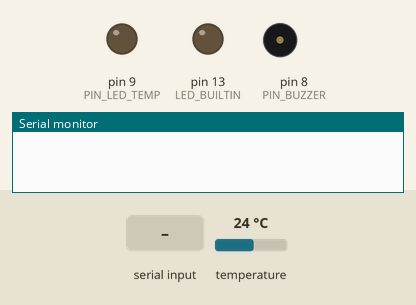
Bench run of a sketch on a simulated Arduino Uno, built with avr-gcc and run on an emulated ATmega328P. Parts: output pins drawn as LEDs (lit = HIGH), buzzer (waves = sounding, pin HIGH), the last lines printed to the serial monitor. The inputs (shaded band) are chosen by the test bench; at power-on: temperature 24 °C.

Above: at 1.2 s.
1.3 s: "$On\n" received over Serial
At 2.3 s:
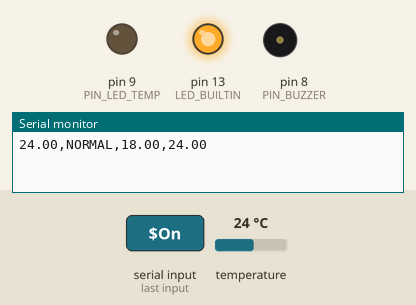
2.8 s: temperature set to 18.7 °C
4.3 s: temperature set to 17.5 °C
At 6.2 s:
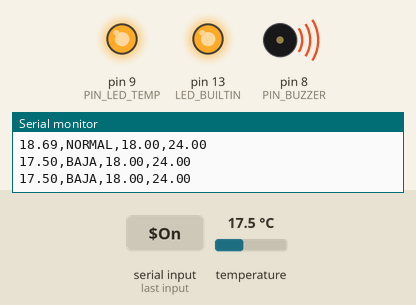
6.5 s: temperature set to 19 °C
At 7.8 s:
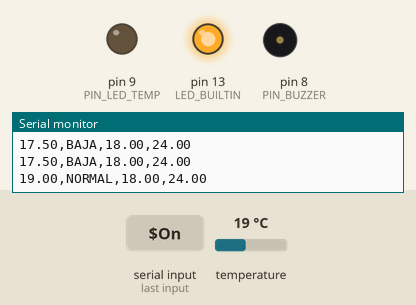
8.5 s: temperature set to 12 °C
At 10.5 s:
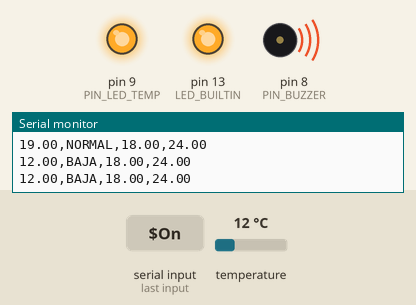
Timing chart, 0 to 11.5 s (numbered marks = the images above; inputs shaded):
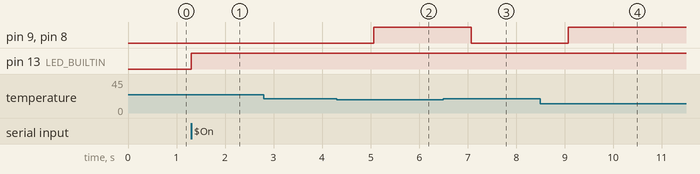

The sketch:

sensor_temperatura_digital.ino
```cpp
/*
==============Codigo Version 1 - USADO EN PRUEBA NUMERO 3 DEL SENSOR DIGITAL==============

#include <OneWire.h>
#include <DallasTemperature.h>

// Variables para la comunicación serial
String inputString = "";
bool stringComplete = false;
bool sistemaActivo = false;

// Variables para rangos
float tempMin = 18.0;
float tempMax = 24.0;
unsigned long previoMillis = 0;
const long intervalo = 1000;

// CONFIGURACIÓN DIGITAL
// Definimos que el pin digital 2 del Arduino se comunicará con el sensor.
const int PIN_KY001 = 2;

// Creamos una instancia de OneWire para manejar el cable de datos en el pin 2.
OneWire oneWire(PIN_KY001);

// Le pasamos esa conexión a la librería DallasTemperature para que controle el sensor.
DallasTemperature sensors(&oneWire);

// Pines de Actuadores
const int PIN_BUZZER = 8;
const int PIN_LED_TEMP = 9;

void setup() {
  Serial.begin(9600);

  // INICIALIZACIÓN
  // Arranca el bus de datos digital para buscar sensores conectados.
  sensors.begin();

  pinMode(LED_BUILTIN, OUTPUT);
  pinMode(PIN_BUZZER, OUTPUT);
  pinMode(PIN_LED_TEMP, OUTPUT);

  apagarTodoElHardware();
}

void loop() {
  // Sigue reaccionando a "$On", "$Off", "L:" y "H:" de la misma forma.
  if (stringComplete) {
    inputString.trim();
    if (inputString.equals("$On")) { sistemaActivo = true; digitalWrite(LED_BUILTIN, HIGH); }
    else if (inputString.equals("$Off")) { sistemaActivo = false; apagarTodoElHardware(); }
    else if (inputString.startsWith("L:")) { tempMin = inputString.substring(2).toFloat(); }
    else if (inputString.startsWith("H:")) { tempMax = inputString.substring(2).toFloat(); }
    inputString = ""; stringComplete = false;
  }

  // OPERACIÓN Y MONITOREO
  if (sistemaActivo) {
    unsigned long actualMillis = millis();
    if (actualMillis - previoMillis >= intervalo) {
      previoMillis = actualMillis;

      // LECTURA DIGITAL
      sensors.requestTemperatures();
      float celsius = sensors.getTempCByIndex(0);

      // BLINDAJE ANTI-ERRORES
      // Si el cable del sensor digital se rompe o se desconecta, la librería no devuelve 0,
      // devuelve un valor especial de error llamado 'DEVICE_DISCONNECTED_C' (que equivale a -127°C).
      // Esta condición asegura que solo procesamos los datos si el sensor está realmente conectado.
      if (celsius != DEVICE_DISCONNECTED_C) {

        // Determinar estado de alerta
        String estado = "NORMAL";
        if (celsius > tempMax || celsius < tempMin) {
          estado = (celsius > tempMax) ? "ALTA" : "BAJA";
          digitalWrite(PIN_BUZZER, HIGH);
          digitalWrite(PIN_LED_TEMP, HIGH);
        }
        else {
          digitalWrite(PIN_BUZZER, LOW);
          digitalWrite(PIN_LED_TEMP, LOW);
        }

        // TRANSMISIÓN AL HMI
        // Mapea exactamente igual: "Temperatura,Estado,Min,Max"
        // Tu HMI en C# ni siquiera se enterará de que cambiaste de sensor, porque recibe
        // el mismo formato de texto. El CSV y el gráfico funcionarán sin tocarles nada.
        Serial.print(celsius);
        Serial.print(",");
        Serial.print(estado);
        Serial.print(",");
        Serial.print(tempMin);
        Serial.print(",");
        Serial.println(tempMax);
      }
    }
  }
}

void apagarTodoElHardware() {
  digitalWrite(LED_BUILTIN, LOW);
  digitalWrite(PIN_BUZZER, LOW);
  digitalWrite(PIN_LED_TEMP, LOW);
}

void serialEvent() {
  while (Serial.available()) {
    char inChar = (char)Serial.read();
    if (inChar == '\n') { stringComplete = true; }
    else { inputString += inChar; }
  }
}
*/


/*
==============Codigo Version 2.5 - USADO EN PRUEBA NUMERO 5 DEL SENSOR DIGITAL==============

#include <OneWire.h>
#include <DallasTemperature.h>

// Variables para la comunicación serial
String inputString = "";
bool stringComplete = false;
bool sistemaActivo = false;

// Variables para rangos
float tempMin = 18.0;
float tempMax = 24.0;
unsigned long previoMillis = 0;
const long intervalo = 1000;

// CONFIGURACIÓN DIGITAL
// Definimos que el pin digital 2 del Arduino se comunicará con el sensor.
const int PIN_KY001 = 2;

// Creamos una instancia de OneWire para manejar el cable de datos en el pin 2.
OneWire oneWire(PIN_KY001);

// Le pasamos esa conexión a la librería DallasTemperature para que controle el sensor.
DallasTemperature sensors(&oneWire);

// Pines de Actuadores
const int PIN_BUZZER = 8;
const int PIN_LED_TEMP = 9;

void setup() {
  Serial.begin(9600);

  // INICIALIZACIÓN
  // Arranca el bus de datos digital para buscar sensores conectados.
  sensors.begin();

  pinMode(LED_BUILTIN, OUTPUT);
  pinMode(PIN_BUZZER, OUTPUT);
  pinMode(PIN_LED_TEMP, OUTPUT);

  apagarTodoElHardware();
}

void loop() {
  // Sigue reaccionando a "$On", "$Off", "L:" y "H:" de la misma forma.
  // 1. PROCESAR COMANDOS DESDE EL HMI
  if (stringComplete) {
    inputString.trim();

    if (inputString.equals("$On")) {
      sistemaActivo = true;
      digitalWrite(LED_BUILTIN, HIGH);
    }
    else if (inputString.equals("$Off")) {
      sistemaActivo = false;
      apagarTodoElHardware();
    }
    // Procesa los dos límites juntos desde la sola trama del HMI
    else if (inputString.startsWith("RANGOS:")) {
      // Quitar la cabecera "RANGOS:"
      String datosRangos = inputString.substring(7);

      // Encontrar la coma separadora
      int comaIndex = datosRangos.indexOf(',');
      if (comaIndex != -1) {
        String minStr = datosRangos.substring(0, comaIndex);
        String maxStr = datosRangos.substring(comaIndex + 1);

        // Convertir de texto a flotante e impactar inmediatamente las variables
        tempMin = minStr.toFloat();
        tempMax = maxStr.toFloat();
      }
    }

    inputString = "";
    stringComplete = false;
  }
}

  // OPERACIÓN Y MONITOREO
  if (sistemaActivo) {
    unsigned long actualMillis = millis();
    if (actualMillis - previoMillis >= intervalo) {
      previoMillis = actualMillis;

      // LA LECTURA DIGITAL
      sensors.requestTemperatures();
      float celsius = sensors.getTempCByIndex(0);

      // BLINDAJE ANTI-ERRORES
      // Si el cable del sensor digital se rompe o se desconecta, la librería no devuelve 0,
      // devuelve un valor especial de error llamado 'DEVICE_DISCONNECTED_C' (que equivale a -127°C).
      // Esta condición asegura que solo procesamos los datos si el sensor está realmente conectado.
      if (celsius != DEVICE_DISCONNECTED_C) {

        // Determinar estado de alerta
        String estado = "NORMAL";
        if (celsius > tempMax || celsius < tempMin) {
          estado = (celsius > tempMax) ? "ALTA" : "BAJA";
          digitalWrite(PIN_BUZZER, HIGH);
          digitalWrite(PIN_LED_TEMP, HIGH);
        }
        else {
          digitalWrite(PIN_BUZZER, LOW);
          digitalWrite(PIN_LED_TEMP, LOW);
        }

        // TRANSMISIÓN AL HMI
        // Mapea exactamente igual: "Temperatura,Estado,Min,Max"
        // Tu HMI en C# ni siquiera se enterará de que cambiaste de sensor, porque recibe
        // el mismo formato de texto. El CSV y el gráfico funcionarán sin tocarles nada.
        Serial.print(celsius);
        Serial.print(",");
        Serial.print(estado);
        Serial.print(",");
        Serial.print(tempMin);
        Serial.print(",");
        Serial.println(tempMax);
      }
    }
  }
}

void apagarTodoElHardware() {
  digitalWrite(LED_BUILTIN, LOW);
  digitalWrite(PIN_BUZZER, LOW);
  digitalWrite(PIN_LED_TEMP, LOW);
}

void serialEvent() {
  while (Serial.available()) {
    char inChar = (char)Serial.read();
    if (inChar == '\n') { stringComplete = true; }
    else { inputString += inChar; }
  }
}
*/


/*==============Codigo Version 3 - USADO EN PRUEBA NUMERO 4.1, 5.1 DEL SENSOR DIGITAL==============*/

#include <OneWire.h>
#include <DallasTemperature.h>

// Variables para la comunicación serial
String inputString = "";
bool stringComplete = false;
bool sistemaActivo = false;

// Variables para rangos
float tempMin = 18.0;
float tempMax = 24.0;
unsigned long previoMillis = 0;
const long intervalo = 1000;

// CONFIGURACIÓN DIGITAL del modulo KY-001
const int PIN_KY001 = 2;
OneWire oneWire(PIN_KY001);
DallasTemperature sensors(&oneWire);

// Pines de Actuadores
const int PIN_BUZZER = 8;
const int PIN_LED_TEMP = 9;

void setup() {
  Serial.begin(9600);

  // Inicialización del bus digital
  sensors.begin();

  pinMode(LED_BUILTIN, OUTPUT);
  pinMode(PIN_BUZZER, OUTPUT);
  pinMode(PIN_LED_TEMP, OUTPUT);

  apagarTodoElHardware();
}

void loop() {
  // PROCESAR COMANDOS DESDE EL HMI
  if (stringComplete) {
    inputString.trim();
    if (inputString.equals("$On")) {
      sistemaActivo = true;
      digitalWrite(LED_BUILTIN, HIGH);
    }
    else if (inputString.equals("$Off")) {
      sistemaActivo = false;
      apagarTodoElHardware();
    }
    //else if (inputString.startsWith("L:")) { tempMin = inputString.substring(2).toFloat(); }
    //else if (inputString.startsWith("H:")) { tempMax = inputString.substring(2).toFloat(); }
    else if (inputString.startsWith("RANGOS:")) {
      String datosRangos = inputString.substring(7);
      int comaIndex = datosRangos.indexOf(',');
      if (comaIndex != -1) {
        String minStr = datosRangos.substring(0, comaIndex);
        String maxStr = datosRangos.substring(comaIndex + 1);

        tempMin = minStr.toFloat();
        tempMax = maxStr.toFloat();
      }
    }

    inputString = "";
    stringComplete = false;
  }

  // OPERACIÓN Y MONITOREO
  if (sistemaActivo) {
    unsigned long actualMillis = millis();
    if (actualMillis - previoMillis >= intervalo) {
      previoMillis = actualMillis;

      // Lectura del sensor digital
      sensors.requestTemperatures();
      float celsius = sensors.getTempCByIndex(0);

      // Blindaje si el sensor se desconecta
      if (celsius != DEVICE_DISCONNECTED_C) {

        // Determinar estado de alerta
        String estado = "NORMAL";
        if (celsius > tempMax || celsius < tempMin) {
          estado = (celsius > tempMax) ? "ALTA" : "BAJA";
          digitalWrite(PIN_BUZZER, HIGH);
          digitalWrite(PIN_LED_TEMP, HIGH);
        }
        else {
          digitalWrite(PIN_BUZZER, LOW);
          digitalWrite(PIN_LED_TEMP, LOW);
        }

        // Transmisión unificada al HMI
        Serial.print(celsius);
        Serial.print(",");
        Serial.print(estado);
        Serial.print(",");
        Serial.print(tempMin);
        Serial.print(",");
        Serial.println(tempMax);
      }
    }
  }
}

void apagarTodoElHardware() {
  digitalWrite(LED_BUILTIN, LOW);
  digitalWrite(PIN_BUZZER, LOW);
  digitalWrite(PIN_LED_TEMP, LOW);
}

void serialEvent() {
  while (Serial.available()) {
    char inChar = (char)Serial.read();
    if (inChar == '\n') { stringComplete = true; }
    else { inputString += inChar; }
  }
}
```

Measured:
- the behaviour switches between 18 and 17.9 °C on temperature (found by bisection; images 1 and 2)
- after the input at 1.3 s, pin 13 (LED_BUILTIN): LOW → HIGH at once
- after the input at 4.3 s, pin 9 (PIN_LED_TEMP), pin 8 (PIN_BUZZER): LOW → HIGH after 0.77 s
- after the input at 6.5 s, pin 9 (PIN_LED_TEMP), pin 8 (PIN_BUZZER): HIGH → LOW after 0.57 s
- after the input at 8.5 s, pin 9 (PIN_LED_TEMP), pin 8 (PIN_BUZZER): LOW → HIGH after 0.57 s
